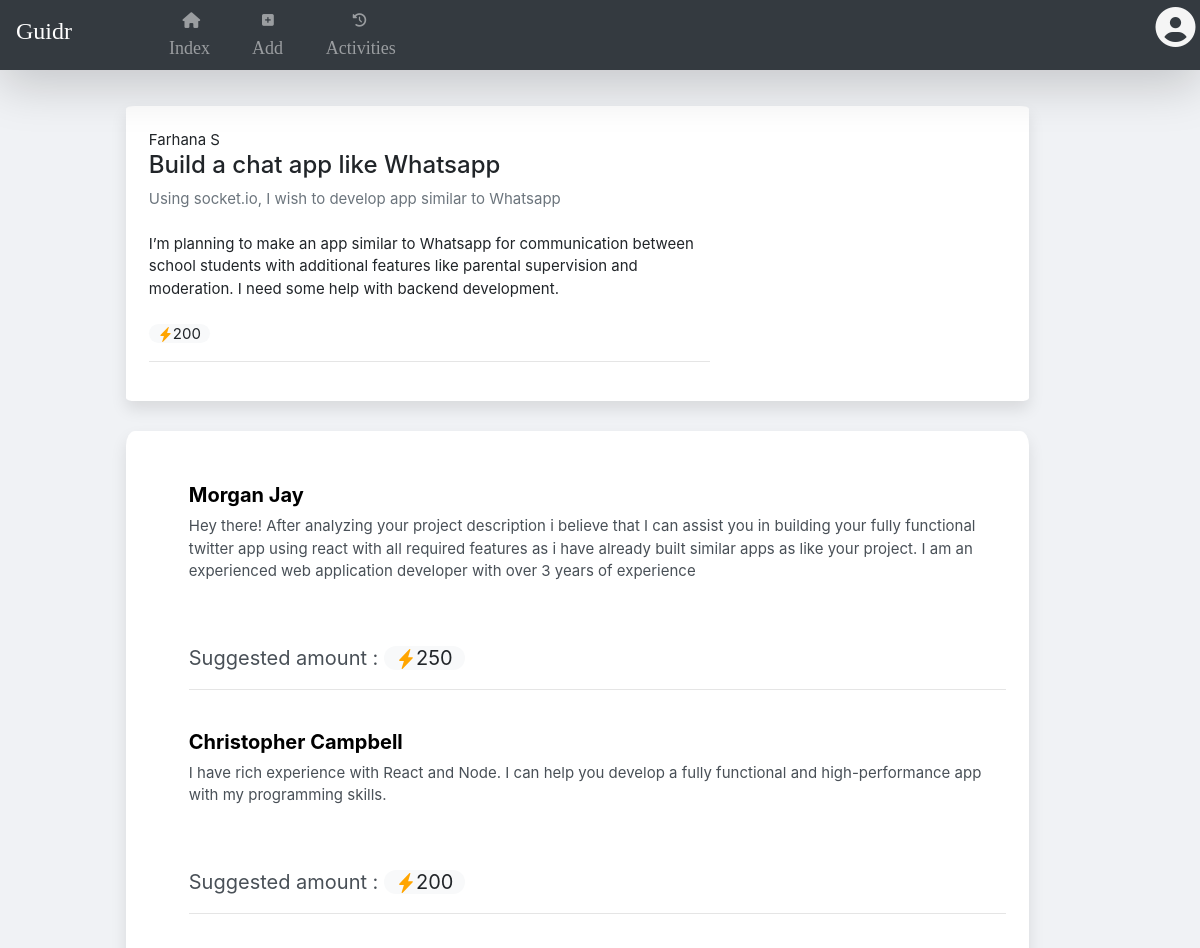
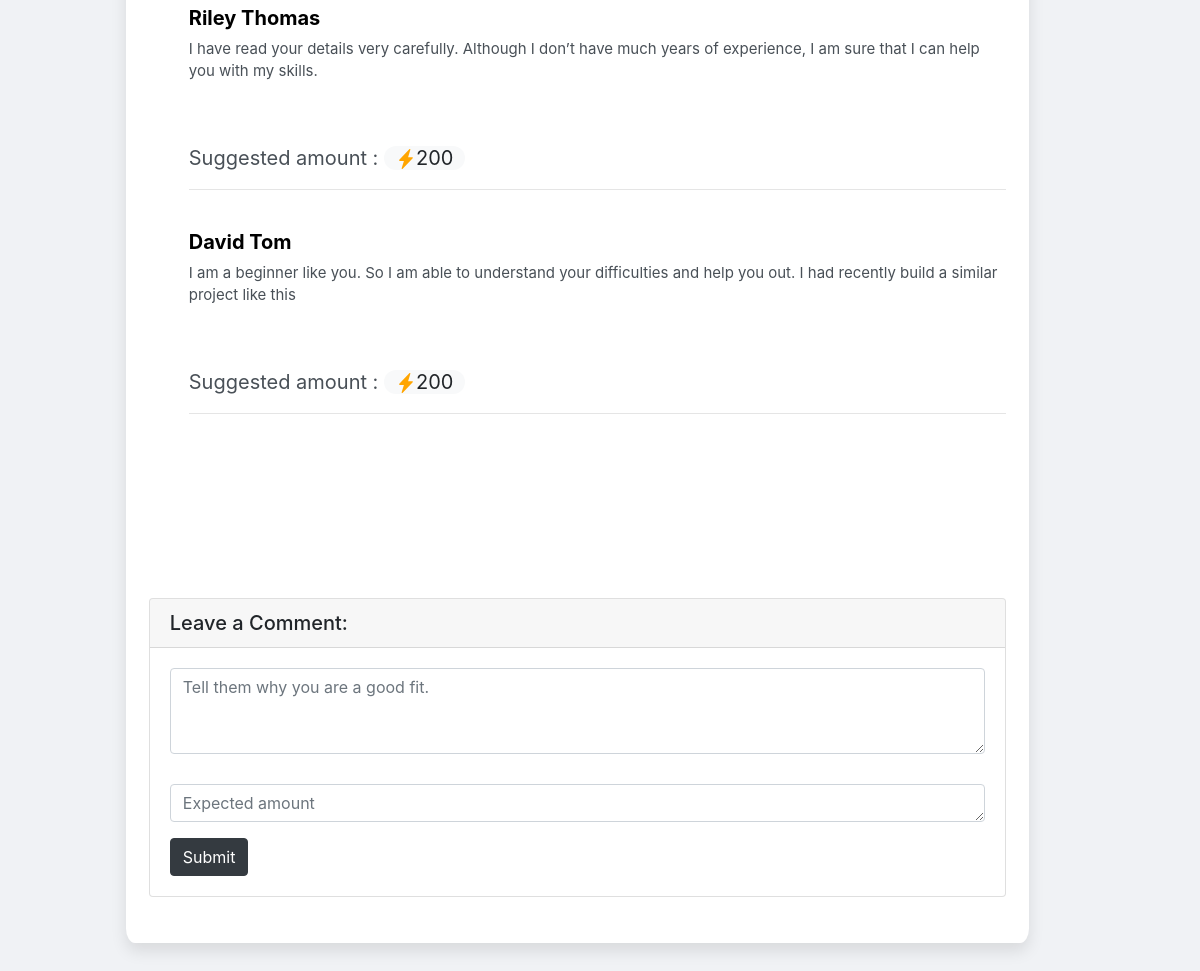
Screenshot of /ParticularQuestion?questionid=4&user=False (signed in) with the database file from the repository (2 pictures, top to bottom).
### app.py (models this page shows)
class User(db.Model):
    id = db.Column(db.Integer, primary_key=True)
    username = db.Column(db.String(50))
    password = db.Column(db.String(50))
    typeOfAccount = db.Column(db.String(10))
    credentials = db.Column(db.String(50))
    about = db.Column(db.String(50))
    skills = db.Column(db.String(50))
    institute = db.Column(db.String(50))
    verifiedskills = db.Column(db.String(50))
    github = db.Column(db.String(50))
    linkedin = db.Column(db.String(50))
    score = db.Column(db.Integer, default=100)

class Question(db.Model):
    id = db.Column(db.Integer, primary_key=True)
    question = db.Column(db.String(50))
    shortdescription = db.Column(db.String(200))
    detaileddescription = db.Column(db.String(200))
    pay = db.Column(db.Integer)
    tags=db.Column(db.String(50))
    status = db.Column(db.Integer, default='Pending')
    askedby_id = db.Column(db.Integer, db.ForeignKey('user.id'))
    askedby_name = db.Column(db.String(200))
    askedby_img = db.Column(db.String(200))

class Response(db.Model):
    id = db.Column(db.Integer, primary_key=True)
    username = db.Column(db.String(50))
    image = db.Column(db.String(50))
    description = db.Column(db.String(200))
    pay = db.Column(db.Integer)
    questionID = db.Column(db.Integer, db.ForeignKey('question.id'))

### app.py (the view)
@app.route('/ParticularQuestion', methods=['GET', 'POST'])
def ParticularQuestion():
    if request.method == 'POST':
        id = request.args['questionid']
        username = User.query.get(session['user']).username
        print('question id is', id)
        new_response = Response(username=username,
                                description=request.form['description'],
                                pay=request.form['pay'], questionID=id)
        db.session.add(new_response)
        db.session.commit()
        return redirect(url_for('index'))
    else:
        args = request.args
        print('args in q url is', args)
        questionid = Question.query.get(args['questionid'])
        isSamePerson = args['user']
        print(isSamePerson)
        user = questionid.askedby_id
        username = User.query.get(user).username
        response = Response.query.filter_by(questionID=questionid.id).all()
        print("response is", response)
        return render_template('ParticularQuestion.html', question=questionid, username=username,
                               response=response,
                               isSamePerson=isSamePerson)

### templates/ParticularQuestion.html (shortened to what this page needs)
{% extends "layout.html"%} {% block content%}
<body>
<div style=" width:80%; margin-left:8%;box-shadow: 0 8px 16px rgba(0, 0, 0, .1); background:#fff; padding:2%; border-radius:1%">
    <div class="row">
        <div class="col-8" style="font-size:15px">
            {{username}}<br>
            <h4>{{question.question}}</h4>
            <div class="text-muted" style="font-size:15px">{{question.shortdescription}}</div>
            <br>
            {{question.detaileddescription}}<br>
            <br>
            <span class="badge--md badge-light badge-pill">
                <svg width="1em" height="1em" viewBox="0 0 16 16" class="bi bi-lightning-fill" fill="orange"
                     xmlns="http://www.w3.org/2000/svg">
  <path fill-rule="evenodd"
        d="M11.251.068a.5.5 0 0 1 .227.58L9.677 6.5H13a.5.5 0 0 1 .364.843l-8 8.5a.5.5 0 0 1-.842-.49L6.323 9.5H3a.5.5 0 0 1-.364-.843l8-8.5a.5.5 0 0 1 .615-.09z"/>
</svg>{{question.pay}}</span>
            <hr>
        </div>
    </div>
</div>
<br>
<div style=" width:80%; margin-left:8%;box-shadow: 0 8px 16px rgba(0, 0, 0, .1); background:#fff; padding:2%; border-radius:1%">
    <br>
    <ul>
        {% for i in response %}
        <div class="media mb-4" style="color:#495057">
            <div class="media-body">
                <div class="ml-7">
                    <h5 style="color:black"><strong> {{i.username}}</strong></h5>
                    <div style="font-size:15px"> {{ i.description }}</div>
                    <br><br>Suggested amount : <span class="badge--md badge-light badge-pill"><svg
                        width="1em" height="1em"
                        viewBox="0 0 16 16"
                        class="bi bi-lightning-fill"
                        fill="orange"
                        xmlns="http://www.w3.org/2000/svg">
  <path fill-rule="evenodd"
        d="M11.251.068a.5.5 0 0 1 .227.58L9.677 6.5H13a.5.5 0 0 1 .364.843l-8 8.5a.5.5 0 0 1-.842-.49L6.323 9.5H3a.5.5 0 0 1-.364-.843l8-8.5a.5.5 0 0 1 .615-.09z"/>
</svg>{{i.pay}}</span>
                    <hr>
                </div>
            </div>
        </div>
        {% endfor %}
    </ul>
    <br><br> <br><br>
    {% if isSamePerson == 'False' %}
    <div class="card my-4">
        <h5 class="card-header">Leave a Comment:</h5>
        <div class="card-body">
            <form method="post">
                <div class="form-group">
                <textarea placeholder="Tell them why you are a good fit." class="form-control" rows="3"
                          name="description"></textarea><br>
                    <textarea placeholder="Expected amount" class="form-control" rows="1" name="pay"></textarea>
                </div>
                <button type="submit" class="btn btn-dark">Submit</button>
            </form>
        </div>
    </div>
    {% endif %}
</div>
</body>
{% endblock%}

### static/layout.css (style rules this page uses)
body { color: #1864ab; background:#F0F2F5 !important; font-size:20px; }
button { background-color:rgb(40,62,74); color:white; border-radius: 18px; }
body { font-family: calibri; width: 100%; }

### rows the page displays
User: username "Farhana S"
Question: question "Build a chat app like Whatsapp", shortdescription "Using socket.io, I wish to develop app similar to Whatsapp", detaileddescription "I’m planning to make an app similar to Whatsapp for communication between school students with additional features like parental supervision and moderation. I need some help with backend development.", pay "200"
Response: username "Morgan Jay", description "Hey there! After analyzing your project description i believe that I can assist you in building your fully functional twitter app using react with all required features as i have already built similar apps as like your project. I am an experienced web application developer with over 3 years of experience", pay "250"
Response: username "Christopher Campbell", description "I have rich experience with React and Node. I can help you develop a fully functional and high-performance app with my programming skills.", pay "200"
Response: username "Riley Thomas", description "I have read your details very carefully. Although I don’t have much years of experience, I am sure that I can help you with my skills.", pay "200"
Response: username "David Tom", description "I am a beginner like you. So I am able to understand your difficulties and help you out. I had recently build a similar project like this", pay "200"
